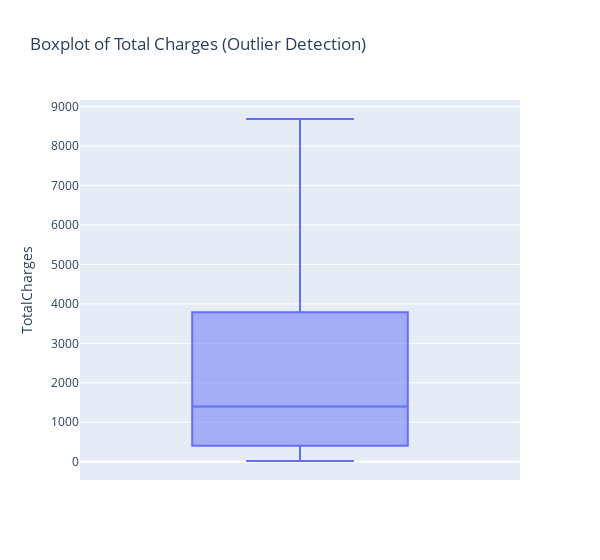

The notebook cell saved with this chart:
### Code cell
fig = px.box(data , y ='TotalCharges', title='Boxplot of Total Charges (Outlier Detection)', width = 600)
fig.show()

### Figure 1 — Plotly figure (JSON) as saved in the notebook; plotly's stock layout.template omitted (floating-point values rounded to 4 significant figures; data arrays with more than 128 entries replaced by an {"elided": "..."} marker saying what was removed)
{"data": [{"alignmentgroup": "True", "hovertemplate": "TotalCharges=%{y}<extra></extra>", "legendgroup": "", "marker": {"color": "#636efa"}, "name": "", "notched": false, "offsetgroup": "", "orientation": "v", "showlegend": false, "type": "box", "x0": " ", "xaxis": "x", "y": {"elided": "7043 float values"}, "y0": " ", "yaxis": "y"}], "layout": {"boxmode": "group", "legend": {"tracegroupgap": 0}, "title": {"text": "Boxplot of Total Charges (Outlier Detection)"}, "width": 600, "xaxis": {"anchor": "y", "domain": [0, 1]}, "yaxis": {"anchor": "x", "domain": [0, 1], "title": {"text": "TotalCharges"}}}}
